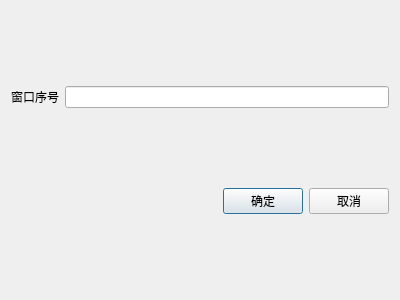
<?xml version="1.0" encoding="UTF-8"?>
<ui version="4.0">
 <class>ShortSyncDialog</class>
 <widget class="QDialog" name="ShortSyncDialog">
  <property name="geometry">
   <rect>
    <x>0</x>
    <y>0</y>
    <width>400</width>
    <height>300</height>
   </rect>
  </property>
  <property name="windowTitle">
   <string>短同步窗口</string>
  </property>
  <layout class="QGridLayout" name="gridLayout">
   <item row="1" column="1">
    <widget class="QLineEdit" name="windowId_lineEdit"/>
   </item>
   <item row="0" column="1">
    <spacer name="verticalSpacer">
     <property name="orientation">
      <enum>Qt::Vertical</enum>
     </property>
     <property name="sizeHint" stdset="0">
      <size>
       <width>20</width>
       <height>40</height>
      </size>
     </property>
    </spacer>
   </item>
   <item row="1" column="0">
    <widget class="QLabel" name="label">
     <property name="text">
      <string>窗口序号</string>
     </property>
    </widget>
   </item>
   <item row="3" column="1">
    <layout class="QHBoxLayout" name="horizontalLayout">
     <item>
      <spacer name="horizontalSpacer">
       <property name="orientation">
        <enum>Qt::Horizontal</enum>
       </property>
       <property name="sizeHint" stdset="0">
        <size>
         <width>40</width>
         <height>20</height>
        </size>
       </property>
      </spacer>
     </item>
     <item>
      <widget class="QPushButton" name="okPushButton">
       <property name="text">
        <string>确定</string>
       </property>
      </widget>
     </item>
     <item>
      <widget class="QPushButton" name="cancelPushButton">
       <property name="text">
        <string>取消</string>
       </property>
      </widget>
     </item>
    </layout>
   </item>
   <item row="4" column="1">
    <spacer name="verticalSpacer_2">
     <property name="orientation">
      <enum>Qt::Vertical</enum>
     </property>
     <property name="sizeHint" stdset="0">
      <size>
       <width>20</width>
       <height>40</height>
      </size>
     </property>
    </spacer>
   </item>
   <item row="2" column="1">
    <spacer name="verticalSpacer_3">
     <property name="orientation">
      <enum>Qt::Vertical</enum>
     </property>
     <property name="sizeHint" stdset="0">
      <size>
       <width>20</width>
       <height>40</height>
      </size>
     </property>
    </spacer>
   </item>
  </layout>
 </widget>
 <resources/>
 <connections/>
</ui>
